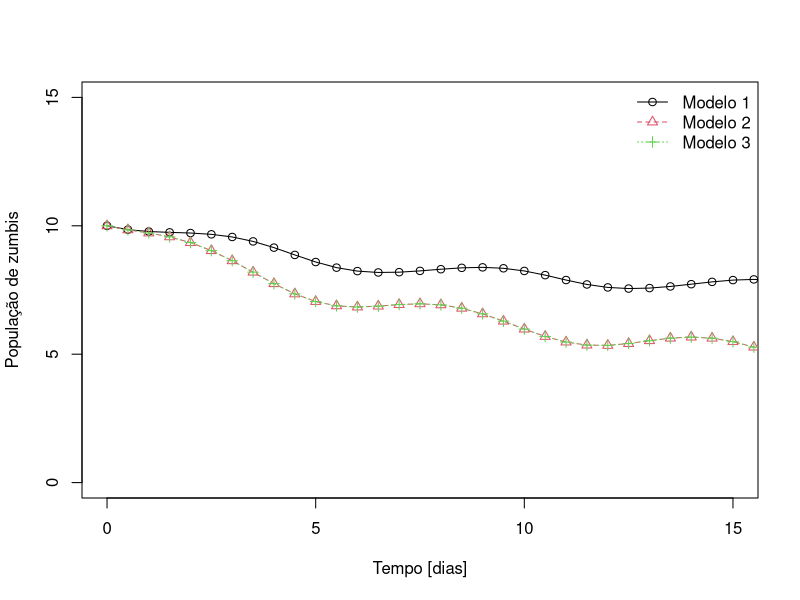

Write R code to recreate this figure.
rk4Zombies <- function(f,z0) {
  a=0.0 # Início do domínio computacional
  b=365  # Fim do domínio computacional
  N=730 # Número de subintervalos de tempo
  
  vt<-double(N+1)
  vz<-double(N+1)
  
  vt[1]<-t<-a
  vz[1]<-z<-z0
  h<-(b-a)/N
  
  for(i in 1:N) {
    k1<-h*f(t, z)
    k2<-h*f(t+0.5*h, z+0.5*k1)
    k3<-h*f(t+0.5*h, z+0.5*k2)
    k4<-h*f(t+h, z+k3)
    vt[i+1]<-t<-a+i*h
    vz[i+1]<-z<-z+(k1+2*k2+2*k3+k4)/6 }
  
  cbind(vt,vz) }
#=============================================
zMod1 <- function(t,z){
  #Parâmetros do modelo
  p <- c(0.7671, # taxa de transformação
         27,     # capacidade suporte inicial
         6.75,   # variação da capacidade suporte
         0.4     # probabilidade de humanos vencer o encontro
  )
  #Imprime resultado
  return(
    as.numeric(
      p[1]*( z/( 1+ z/ ( p[2]+p[3]*sin(t) ) ) ) 
      - (1-p[4])*z
    )
  )
}
#=============================================
zMod2 <- function(t,z){
  #Parâmetros do modelo
  p <- c(0.7671,# taxa de transformação
         27,    # capacidade suporte inicial
         6.75,  # variação da capacidade suporte
         0.4,   # probabilidade de humanos vencer o encontro
         0.3671 # taxa de controle
  )
  #Imprime resultado
  return(
    as.numeric(
      p[1]*( z/( 1+ z/ ( p[2]+p[3]*sin(t) ) ) ) 
      - (1-p[4])*z
      - p[5]*(1-cos(t))
    )
  )
}
#=============================================
zMod3 <- function(t,z){
  #Parâmetros do modelo
  p <- c(0.7671,# taxa de transformação
         27,    # capacidade suporte inicial
         6.75,  # variação da capacidade suporte
         0.4,   # probabilidade de humanos vencer o encontro
         0.3671 # taxa de controle
  )
  #Controle
  if (t < 5) {
    nope <- 0
  }
  else if (t >= 5) {
    nope <- (1-cos(t)) 
  }
  #Imprime resultado
  return(
    as.numeric(
      p[1]*( z/( 1+ z/ ( p[2]+p[3]*sin(t) ) ) ) 
      - (1-p[4])*z
      - p[5]*(1-cos(t))
    )
  )
}
#=============================================
#Condições iniciais
z0=10

# subsetting zombies
simulZombies<-data.frame(rk4Zombies(zMod1,z0),
rk4Zombies(zMod2,z0), rk4Zombies(zMod3,z0))
dataZombies<-simulZombies[c("vt","vz","vz.1","vz.2")]
attach(dataZombies)
subsetZombies <- subset(dataZombies, subset = vt <= 60)

# dados do subsetZombies
summary(subsetZombies)

#=============================================
# Plot
matplot(subsetZombies[,1],subsetZombies[,2:4], type="o",
xlab="Tempo [dias]", ylab="População de zumbis",
xlim=c(0,15), ylim=c(0,15), lty=1:3, pch=1:3, col=1:3)
legend('topright', legend=c("Modelo 1","Modelo 2","Modelo 3"),
lty=1:3, pch=1:3, col=1:3, bty='n')
detach(dataZombies)